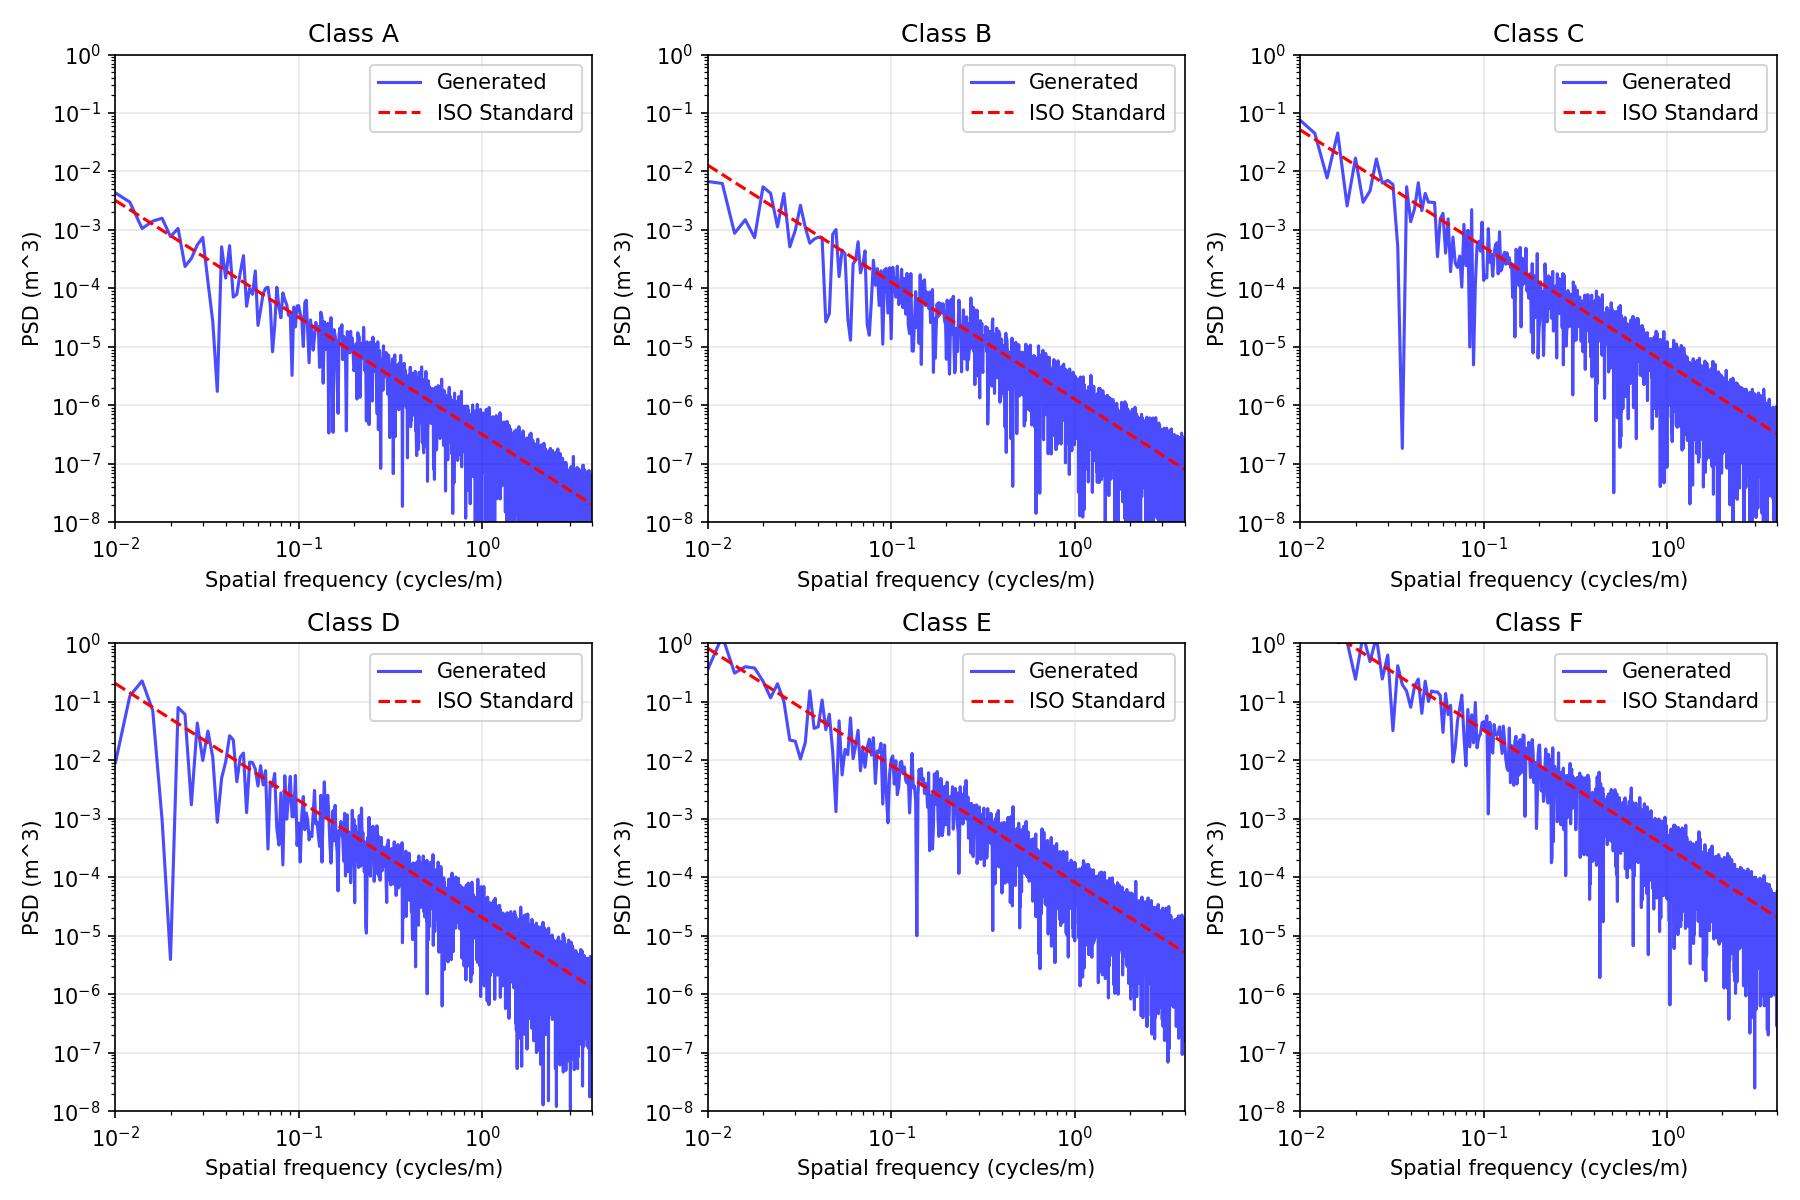

Python code for this plot:
import sys
import os
sys.path.insert(0, os.path.dirname(os.path.dirname(os.path.abspath(__file__))))

import numpy as np
import pylab as plt
from scipy.signal import periodogram
from roadprofile import RoadProfile, FilteredRoadProfile


def iso_psd(n, Gdn0, n0=0.1, w=2):
    return Gdn0 * (n / n0) ** (-w)


def main():
    classes = ["A", "B", "C", "D", "E", "F"]
    dx = 0.1
    L = 500

    fig, axes = plt.subplots(2, 3, figsize=(12, 8))
    axes = axes.flatten()

    for idx, cls in enumerate(classes):
        ax = axes[idx]

        rp = RoadProfile()
        rp.set_profile_class(cls)
        profile = rp.generate(L, dx)

        f, psd = periodogram(profile.profile, fs=1/dx, scaling='density')

        ax.loglog(f[1:], psd[1:], 'b-', label='Generated', alpha=0.7)

        n = np.logspace(np.log10(0.01), np.log10(4), 100)
        ax.loglog(n, iso_psd(n, rp.Gdn0), 'r--', label='ISO Standard')

        ax.set_xlabel('Spatial frequency (cycles/m)')
        ax.set_ylabel('PSD (m^3)')
        ax.set_title(f'Class {cls}')
        ax.legend()
        ax.grid(True, alpha=0.3)
        ax.set_xlim([0.01, 4])
        ax.set_ylim([1E-8, 1])

    plt.tight_layout()
    plt.savefig('iso_comparison.png', dpi=150)
    plt.show()

    print("FilteredRoadProfile comparison:")
    fig2, axes2 = plt.subplots(2, 3, figsize=(12, 8))
    axes2 = axes2.flatten()

    for idx, cls in enumerate(classes):
        ax = axes2[idx]

        frp = FilteredRoadProfile()
        frp.set_profile_class(cls)
        profile = frp.generate(L, dx)

        f, psd = periodogram(profile.profile, fs=1/dx, scaling='density')

        ax.loglog(f[1:], psd[1:], 'b-', label='Filtered', alpha=0.7)

        n = np.logspace(np.log10(0.01), np.log10(4), 100)
        ax.loglog(n, iso_psd(n, frp.Gdn0), 'r--', label='ISO Standard')

        ax.set_xlabel('Spatial frequency (cycles/m)')
        ax.set_ylabel('PSD (m^3)')
        ax.set_title(f'Class {cls} (fc={frp.fc}, order={frp.order})')
        ax.legend()
        ax.grid(True, alpha=0.3)
        ax.set_xlim([0.01, 4])
        ax.set_ylim([1E-8, 1])

    plt.tight_layout()
    plt.savefig('filtered_comparison.png', dpi=150)
    plt.show()


if __name__ == '__main__':
    main()
